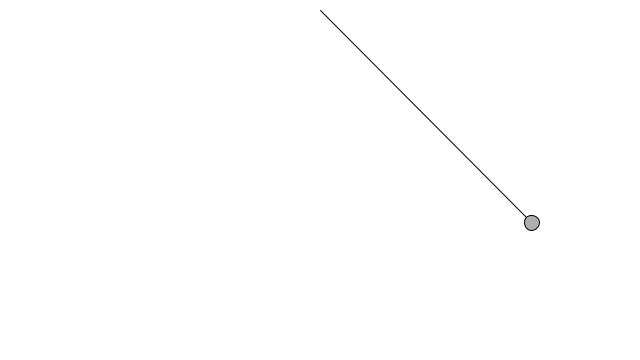
Frame 1 (no input)
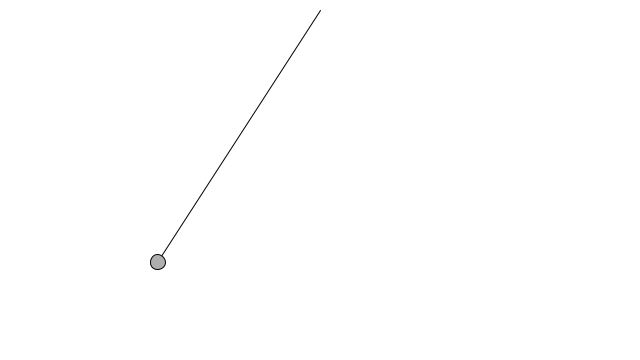
Frame 60 (the mouse pressed at the canvas centre just before this capture)
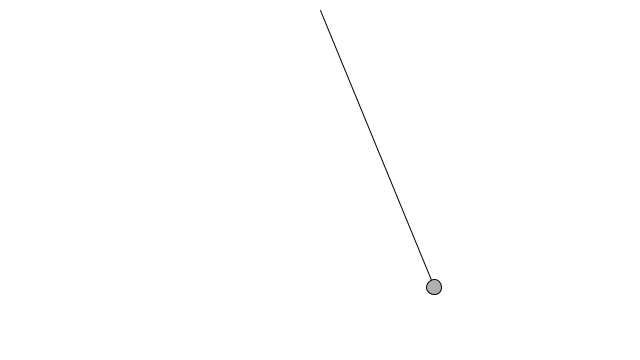
Frame 120 (the mouse held since frame 60 and released just before this capture)

The Processing sketch that drew these frames (run headless with seeded random() and noise(); from frame 60 on, the mouse is pressed at the canvas centre):

// Processing sketch: sketch_3_12_DoublePendulum
// ── sketch_3_12_DoublePendulum.pde
Pendulum p;


void setup(){

  size(640,360);
  
  p = new Pendulum(new PVector(width/2,10),300);

}


void draw(){

  background(255);
  p.go();
  
}
// ── Pendulum.pde
class Pendulum{

  PVector origin;
  PVector location;
  
  
  float r;
  float angle;
  float aVelocity;
  float aAcceleration;
  
  
  Pendulum(PVector origin_, float r_){
  
    origin = origin_.get();
    location = new PVector();
    r = r_;
    
    angle = PI/4;
    
    aVelocity = 0;
    aAcceleration = 0;
  }
  
  
  void update(){
    
   float gravity = 1;
   aAcceleration = (-1 * gravity / r) * sin(angle);
   
   aVelocity += aAcceleration;
   angle += aVelocity;
   
   aVelocity *= 0.99;
    
  }
  
  void display(){
  
    location.set(r * sin(angle), r * cos(angle),0);
    location.add(origin);
    
    stroke(0);
    line(origin.x,origin.y,location.x,location.y);
    fill(175);
    ellipse(location.x,location.y,15,15);
  }
  
  
  void go(){
   
    update();
    display();
    
  }

}
